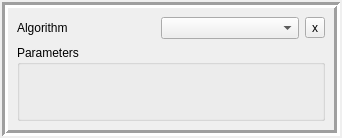
<?xml version="1.0" encoding="UTF-8"?>
<ui version="4.0">
 <class>trade_algorithm</class>
 <widget class="QWidget" name="trade_algorithm">
  <property name="enabled">
   <bool>true</bool>
  </property>
  <property name="geometry">
   <rect>
    <x>0</x>
    <y>0</y>
    <width>342</width>
    <height>138</height>
   </rect>
  </property>
  <property name="sizePolicy">
   <sizepolicy hsizetype="Expanding" vsizetype="Preferred">
    <horstretch>0</horstretch>
    <verstretch>0</verstretch>
   </sizepolicy>
  </property>
  <property name="windowTitle">
   <string>Form</string>
  </property>
  <layout class="QGridLayout" name="gridLayout">
   <property name="leftMargin">
    <number>2</number>
   </property>
   <property name="topMargin">
    <number>2</number>
   </property>
   <property name="rightMargin">
    <number>2</number>
   </property>
   <property name="bottomMargin">
    <number>2</number>
   </property>
   <item row="3" column="1">
    <widget class="QFrame" name="controls_trade">
     <property name="frameShape">
      <enum>QFrame::Box</enum>
     </property>
     <property name="frameShadow">
      <enum>QFrame::Sunken</enum>
     </property>
     <property name="lineWidth">
      <number>3</number>
     </property>
     <layout class="QGridLayout" name="gridLayout_5">
      <item row="0" column="0">
       <widget class="QLabel" name="label_5">
        <property name="text">
         <string>Algorithm</string>
        </property>
       </widget>
      </item>
      <item row="0" column="1">
       <widget class="QComboBox" name="algorithm"/>
      </item>
      <item row="0" column="2">
       <widget class="QToolButton" name="exec_trustline">
        <property name="text">
         <string>x</string>
        </property>
        <property name="toolButtonStyle">
         <enum>Qt::ToolButtonTextOnly</enum>
        </property>
       </widget>
      </item>
      <item row="1" column="0" colspan="3">
       <widget class="QGroupBox" name="algo_params">
        <property name="title">
         <string>Parameters</string>
        </property>
       </widget>
      </item>
      <item row="2" column="0" colspan="3">
       <layout class="QHBoxLayout" name="buttons_layout"/>
      </item>
     </layout>
    </widget>
   </item>
  </layout>
 </widget>
 <resources/>
 <connections/>
</ui>
